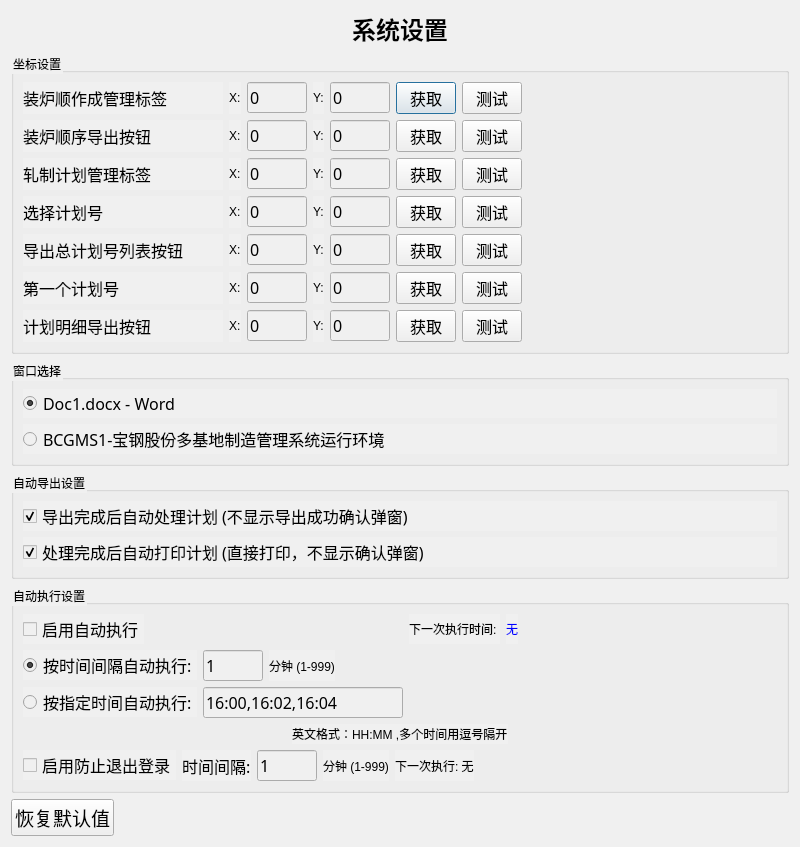
<?xml version="1.0" encoding="UTF-8"?>
<ui version="4.0">
 <class>SettingsWindow</class>
 <widget class="QDialog" name="SettingsWindow">
  <property name="geometry">
   <rect>
    <x>0</x>
    <y>0</y>
    <width>800</width>
    <height>800</height>
   </rect>
  </property>
  <property name="windowTitle">
   <string>设置</string>
  </property>
  <property name="styleSheet">
   <string>background-color: #f0f0f0;</string>
  </property>
  <layout class="QVBoxLayout" name="verticalLayout">
   <item>
    <widget class="QLabel" name="titleLabel">
     <property name="text">
      <string>系统设置</string>
     </property>
     <property name="font">
      <font>
       <family>宋体</family>
       <pointsize>18</pointsize>
       <weight>75</weight>
       <bold>true</bold>
      </font>
     </property>
     <property name="alignment">
      <set>Qt::AlignCenter</set>
     </property>
    </widget>
   </item>
   <item>
    <widget class="QGroupBox" name="coordinateGroup">
     <property name="title">
      <string>坐标设置</string>
     </property>
     <layout class="QVBoxLayout" name="verticalLayout_2">
      <item>
       <layout class="QHBoxLayout" name="horizontalLayout">
        <item>
         <widget class="QLabel" name="label">
          <property name="text">
           <string>装炉顺作成管理标签</string>
          </property>
          <property name="font">
           <font>
            <family>宋体</family>
            <pointsize>12</pointsize>
           </font>
          </property>
          <property name="minimumSize">
           <size>
            <width>200</width>
            <height>0</height>
           </size>
          </property>
         </widget>
        </item>
        <item>
         <widget class="QLabel" name="label_2">
          <property name="text">
           <string>X:</string>
          </property>
         </widget>
        </item>
        <item>
         <widget class="QLineEdit" name="mainWindowXEdit">
          <property name="font">
           <font>
            <family>宋体</family>
            <pointsize>12</pointsize>
           </font>
          </property>
          <property name="maximumSize">
           <size>
            <width>60</width>
            <height>16777215</height>
           </size>
          </property>
          <property name="text">
           <string>0</string>
          </property>
         </widget>
        </item>
        <item>
         <widget class="QLabel" name="label_3">
          <property name="text">
           <string>Y:</string>
          </property>
         </widget>
        </item>
        <item>
         <widget class="QLineEdit" name="mainWindowYEdit">
          <property name="font">
           <font>
            <family>宋体</family>
            <pointsize>12</pointsize>
           </font>
          </property>
          <property name="maximumSize">
           <size>
            <width>60</width>
            <height>16777215</height>
           </size>
          </property>
          <property name="text">
           <string>0</string>
          </property>
         </widget>
        </item>
        <item>
         <widget class="QPushButton" name="mainWindowGetBtn">
          <property name="font">
           <font>
            <family>宋体</family>
            <pointsize>12</pointsize>
           </font>
          </property>
          <property name="maximumSize">
           <size>
            <width>60</width>
            <height>16777215</height>
           </size>
          </property>
          <property name="text">
           <string>获取</string>
          </property>
         </widget>
        </item>
        <item>
         <widget class="QPushButton" name="mainWindowTestBtn">
          <property name="font">
           <font>
            <family>宋体</family>
            <pointsize>12</pointsize>
           </font>
          </property>
          <property name="maximumSize">
           <size>
            <width>60</width>
            <height>16777215</height>
           </size>
          </property>
          <property name="text">
           <string>测试</string>
          </property>
         </widget>
        </item>
        <item>
         <spacer name="horizontalSpacer">
          <property name="orientation">
           <enum>Qt::Horizontal</enum>
          </property>
          <property name="sizeHint" stdset="0">
           <size>
            <width>40</width>
            <height>20</height>
           </size>
          </property>
         </spacer>
        </item>
       </layout>
      </item>
      <item>
       <layout class="QHBoxLayout" name="horizontalLayout_2">
        <item>
         <widget class="QLabel" name="label_4">
          <property name="text">
           <string>装炉顺序导出按钮</string>
          </property>
          <property name="font">
           <font>
            <family>宋体</family>
            <pointsize>12</pointsize>
           </font>
          </property>
          <property name="minimumSize">
           <size>
            <width>200</width>
            <height>0</height>
           </size>
          </property>
         </widget>
        </item>
        <item>
         <widget class="QLabel" name="label_5">
          <property name="text">
           <string>X:</string>
          </property>
         </widget>
        </item>
        <item>
         <widget class="QLineEdit" name="furnaceWindowXEdit">
          <property name="font">
           <font>
            <family>宋体</family>
            <pointsize>12</pointsize>
           </font>
          </property>
          <property name="maximumSize">
           <size>
            <width>60</width>
            <height>16777215</height>
           </size>
          </property>
          <property name="text">
           <string>0</string>
          </property>
         </widget>
        </item>
        <item>
         <widget class="QLabel" name="label_6">
          <property name="text">
           <string>Y:</string>
          </property>
         </widget>
        </item>
        <item>
         <widget class="QLineEdit" name="furnaceWindowYEdit">
          <property name="font">
           <font>
            <family>宋体</family>
            <pointsize>12</pointsize>
           </font>
          </property>
          <property name="maximumSize">
           <size>
            <width>60</width>
            <height>16777215</height>
           </size>
          </property>
          <property name="text">
           <string>0</string>
          </property>
         </widget>
        </item>
        <item>
         <widget class="QPushButton" name="furnaceWindowGetBtn">
          <property name="font">
           <font>
            <family>宋体</family>
            <pointsize>12</pointsize>
           </font>
          </property>
          <property name="maximumSize">
           <size>
            <width>60</width>
            <height>16777215</height>
           </size>
          </property>
          <property name="text">
           <string>获取</string>
          </property>
         </widget>
        </item>
        <item>
         <widget class="QPushButton" name="furnaceWindowTestBtn">
          <property name="font">
           <font>
            <family>宋体</family>
            <pointsize>12</pointsize>
           </font>
          </property>
          <property name="maximumSize">
           <size>
            <width>60</width>
            <height>16777215</height>
           </size>
          </property>
          <property name="text">
           <string>测试</string>
          </property>
         </widget>
        </item>
        <item>
         <spacer name="horizontalSpacer_2">
          <property name="orientation">
           <enum>Qt::Horizontal</enum>
          </property>
          <property name="sizeHint" stdset="0">
           <size>
            <width>40</width>
            <height>20</height>
           </size>
          </property>
         </spacer>
        </item>
       </layout>
      </item>
      <item>
       <layout class="QHBoxLayout" name="horizontalLayout_3">
        <item>
         <widget class="QLabel" name="label_7">
          <property name="text">
           <string>轧制计划管理标签</string>
          </property>
          <property name="font">
           <font>
            <family>宋体</family>
            <pointsize>12</pointsize>
           </font>
          </property>
          <property name="minimumSize">
           <size>
            <width>200</width>
            <height>0</height>
           </size>
          </property>
         </widget>
        </item>
        <item>
         <widget class="QLabel" name="label_8">
          <property name="text">
           <string>X:</string>
          </property>
         </widget>
        </item>
        <item>
         <widget class="QLineEdit" name="planInputXEdit">
          <property name="font">
           <font>
            <family>宋体</family>
            <pointsize>12</pointsize>
           </font>
          </property>
          <property name="maximumSize">
           <size>
            <width>60</width>
            <height>16777215</height>
           </size>
          </property>
          <property name="text">
           <string>0</string>
          </property>
         </widget>
        </item>
        <item>
         <widget class="QLabel" name="label_9">
          <property name="text">
           <string>Y:</string>
          </property>
         </widget>
        </item>
        <item>
         <widget class="QLineEdit" name="planInputYEdit">
          <property name="font">
           <font>
            <family>宋体</family>
            <pointsize>12</pointsize>
           </font>
          </property>
          <property name="maximumSize">
           <size>
            <width>60</width>
            <height>16777215</height>
           </size>
          </property>
          <property name="text">
           <string>0</string>
          </property>
         </widget>
        </item>
        <item>
         <widget class="QPushButton" name="planInputGetBtn">
          <property name="font">
           <font>
            <family>宋体</family>
            <pointsize>12</pointsize>
           </font>
          </property>
          <property name="maximumSize">
           <size>
            <width>60</width>
            <height>16777215</height>
           </size>
          </property>
          <property name="text">
           <string>获取</string>
          </property>
         </widget>
        </item>
        <item>
         <widget class="QPushButton" name="planInputTestBtn">
          <property name="font">
           <font>
            <family>宋体</family>
            <pointsize>12</pointsize>
           </font>
          </property>
          <property name="maximumSize">
           <size>
            <width>60</width>
            <height>16777215</height>
           </size>
          </property>
          <property name="text">
           <string>测试</string>
          </property>
         </widget>
        </item>
        <item>
         <spacer name="horizontalSpacer_3">
          <property name="orientation">
           <enum>Qt::Horizontal</enum>
          </property>
          <property name="sizeHint" stdset="0">
           <size>
            <width>40</width>
            <height>20</height>
           </size>
          </property>
         </spacer>
        </item>
       </layout>
      </item>
      <item>
       <layout class="QHBoxLayout" name="horizontalLayout_4">
        <item>
         <widget class="QLabel" name="label_10">
          <property name="text">
           <string>选择计划号</string>
          </property>
          <property name="font">
           <font>
            <family>宋体</family>
            <pointsize>12</pointsize>
           </font>
          </property>
          <property name="minimumSize">
           <size>
            <width>200</width>
            <height>0</height>
           </size>
          </property>
         </widget>
        </item>
        <item>
         <widget class="QLabel" name="label_11">
          <property name="text">
           <string>X:</string>
          </property>
         </widget>
        </item>
        <item>
         <widget class="QLineEdit" name="queryBtnXEdit">
          <property name="font">
           <font>
            <family>宋体</family>
            <pointsize>12</pointsize>
           </font>
          </property>
          <property name="maximumSize">
           <size>
            <width>60</width>
            <height>16777215</height>
           </size>
          </property>
          <property name="text">
           <string>0</string>
          </property>
         </widget>
        </item>
        <item>
         <widget class="QLabel" name="label_12">
          <property name="text">
           <string>Y:</string>
          </property>
         </widget>
        </item>
        <item>
         <widget class="QLineEdit" name="queryBtnYEdit">
          <property name="font">
           <font>
            <family>宋体</family>
            <pointsize>12</pointsize>
           </font>
          </property>
          <property name="maximumSize">
           <size>
            <width>60</width>
            <height>16777215</height>
           </size>
          </property>
          <property name="text">
           <string>0</string>
          </property>
         </widget>
        </item>
        <item>
         <widget class="QPushButton" name="queryBtnGetBtn">
          <property name="font">
           <font>
            <family>宋体</family>
            <pointsize>12</pointsize>
           </font>
          </property>
          <property name="maximumSize">
           <size>
            <width>60</width>
            <height>16777215</height>
           </size>
          </property>
          <property name="text">
           <string>获取</string>
          </property>
         </widget>
        </item>
        <item>
         <widget class="QPushButton" name="queryBtnTestBtn">
          <property name="font">
           <font>
            <family>宋体</family>
            <pointsize>12</pointsize>
           </font>
          </property>
          <property name="maximumSize">
           <size>
            <width>60</width>
            <height>16777215</height>
           </size>
          </property>
          <property name="text">
           <string>测试</string>
          </property>
         </widget>
        </item>
        <item>
         <spacer name="horizontalSpacer_4">
          <property name="orientation">
           <enum>Qt::Horizontal</enum>
          </property>
          <property name="sizeHint" stdset="0">
           <size>
            <width>40</width>
            <height>20</height>
           </size>
          </property>
         </spacer>
        </item>
       </layout>
      </item>
      <item>
       <layout class="QHBoxLayout" name="horizontalLayout_5">
        <item>
         <widget class="QLabel" name="label_13">
          <property name="text">
           <string>导出总计划号列表按钮</string>
          </property>
          <property name="font">
           <font>
            <family>宋体</family>
            <pointsize>12</pointsize>
           </font>
          </property>
          <property name="minimumSize">
           <size>
            <width>200</width>
            <height>0</height>
           </size>
          </property>
         </widget>
        </item>
        <item>
         <widget class="QLabel" name="label_14">
          <property name="text">
           <string>X:</string>
          </property>
         </widget>
        </item>
        <item>
         <widget class="QLineEdit" name="exportBtnXEdit">
          <property name="font">
           <font>
            <family>宋体</family>
            <pointsize>12</pointsize>
           </font>
          </property>
          <property name="maximumSize">
           <size>
            <width>60</width>
            <height>16777215</height>
           </size>
          </property>
          <property name="text">
           <string>0</string>
          </property>
         </widget>
        </item>
        <item>
         <widget class="QLabel" name="label_15">
          <property name="text">
           <string>Y:</string>
          </property>
         </widget>
        </item>
        <item>
         <widget class="QLineEdit" name="exportBtnYEdit">
          <property name="font">
           <font>
            <family>宋体</family>
            <pointsize>12</pointsize>
           </font>
          </property>
          <property name="maximumSize">
           <size>
            <width>60</width>
            <height>16777215</height>
           </size>
          </property>
          <property name="text">
           <string>0</string>
          </property>
         </widget>
        </item>
        <item>
         <widget class="QPushButton" name="exportBtnGetBtn">
          <property name="font">
           <font>
            <family>宋体</family>
            <pointsize>12</pointsize>
           </font>
          </property>
          <property name="maximumSize">
           <size>
            <width>60</width>
            <height>16777215</height>
           </size>
          </property>
          <property name="text">
           <string>获取</string>
          </property>
         </widget>
        </item>
        <item>
         <widget class="QPushButton" name="exportBtnTestBtn">
          <property name="font">
           <font>
            <family>宋体</family>
            <pointsize>12</pointsize>
           </font>
          </property>
          <property name="maximumSize">
           <size>
            <width>60</width>
            <height>16777215</height>
           </size>
          </property>
          <property name="text">
           <string>测试</string>
          </property>
         </widget>
        </item>
        <item>
         <spacer name="horizontalSpacer_5">
          <property name="orientation">
           <enum>Qt::Horizontal</enum>
          </property>
          <property name="sizeHint" stdset="0">
           <size>
            <width>40</width>
            <height>20</height>
           </size>
          </property>
         </spacer>
        </item>
       </layout>
      </item>
      <item>
       <layout class="QHBoxLayout" name="horizontalLayout_6">
        <item>
         <widget class="QLabel" name="label_16">
          <property name="text">
           <string>第一个计划号</string>
          </property>
          <property name="font">
           <font>
            <family>宋体</family>
            <pointsize>12</pointsize>
           </font>
          </property>
          <property name="minimumSize">
           <size>
            <width>200</width>
            <height>0</height>
           </size>
          </property>
         </widget>
        </item>
        <item>
         <widget class="QLabel" name="label_17">
          <property name="text">
           <string>X:</string>
          </property>
         </widget>
        </item>
        <item>
         <widget class="QLineEdit" name="closeBtnXEdit">
          <property name="font">
           <font>
            <family>宋体</family>
            <pointsize>12</pointsize>
           </font>
          </property>
          <property name="maximumSize">
           <size>
            <width>60</width>
            <height>16777215</height>
           </size>
          </property>
          <property name="text">
           <string>0</string>
          </property>
         </widget>
        </item>
        <item>
         <widget class="QLabel" name="label_18">
          <property name="text">
           <string>Y:</string>
          </property>
         </widget>
        </item>
        <item>
         <widget class="QLineEdit" name="closeBtnYEdit">
          <property name="font">
           <font>
            <family>宋体</family>
            <pointsize>12</pointsize>
           </font>
          </property>
          <property name="maximumSize">
           <size>
            <width>60</width>
            <height>16777215</height>
           </size>
          </property>
          <property name="text">
           <string>0</string>
          </property>
         </widget>
        </item>
        <item>
         <widget class="QPushButton" name="closeBtnGetBtn">
          <property name="font">
           <font>
            <family>宋体</family>
            <pointsize>12</pointsize>
           </font>
          </property>
          <property name="maximumSize">
           <size>
            <width>60</width>
            <height>16777215</height>
           </size>
          </property>
          <property name="text">
           <string>获取</string>
          </property>
         </widget>
        </item>
        <item>
         <widget class="QPushButton" name="closeBtnTestBtn">
          <property name="font">
           <font>
            <family>宋体</family>
            <pointsize>12</pointsize>
           </font>
          </property>
          <property name="maximumSize">
           <size>
            <width>60</width>
            <height>16777215</height>
           </size>
          </property>
          <property name="text">
           <string>测试</string>
          </property>
         </widget>
        </item>
        <item>
         <spacer name="horizontalSpacer_6">
          <property name="orientation">
           <enum>Qt::Horizontal</enum>
          </property>
          <property name="sizeHint" stdset="0">
           <size>
            <width>40</width>
            <height>20</height>
           </size>
          </property>
         </spacer>
        </item>
       </layout>
      </item>
      <item>
       <layout class="QHBoxLayout" name="horizontalLayout_7">
        <item>
         <widget class="QLabel" name="label_19">
          <property name="text">
           <string>计划明细导出按钮</string>
          </property>
          <property name="font">
           <font>
            <family>宋体</family>
            <pointsize>12</pointsize>
           </font>
          </property>
          <property name="minimumSize">
           <size>
            <width>200</width>
            <height>0</height>
           </size>
          </property>
         </widget>
        </item>
        <item>
         <widget class="QLabel" name="label_20">
          <property name="text">
           <string>X:</string>
          </property>
         </widget>
        </item>
        <item>
         <widget class="QLineEdit" name="detailExportBtnXEdit">
          <property name="font">
           <font>
            <family>宋体</family>
            <pointsize>12</pointsize>
           </font>
          </property>
          <property name="maximumSize">
           <size>
            <width>60</width>
            <height>16777215</height>
           </size>
          </property>
          <property name="text">
           <string>0</string>
          </property>
         </widget>
        </item>
        <item>
         <widget class="QLabel" name="label_21">
          <property name="text">
           <string>Y:</string>
          </property>
         </widget>
        </item>
        <item>
         <widget class="QLineEdit" name="detailExportBtnYEdit">
          <property name="font">
           <font>
            <family>宋体</family>
            <pointsize>12</pointsize>
           </font>
          </property>
          <property name="maximumSize">
           <size>
            <width>60</width>
            <height>16777215</height>
           </size>
          </property>
          <property name="text">
           <string>0</string>
          </property>
         </widget>
        </item>
        <item>
         <widget class="QPushButton" name="detailExportBtnGetBtn">
          <property name="font">
           <font>
            <family>宋体</family>
            <pointsize>12</pointsize>
           </font>
          </property>
          <property name="maximumSize">
           <size>
            <width>60</width>
            <height>16777215</height>
           </size>
          </property>
          <property name="text">
           <string>获取</string>
          </property>
         </widget>
        </item>
        <item>
         <widget class="QPushButton" name="detailExportBtnTestBtn">
          <property name="font">
           <font>
            <family>宋体</family>
            <pointsize>12</pointsize>
           </font>
          </property>
          <property name="maximumSize">
           <size>
            <width>60</width>
            <height>16777215</height>
           </size>
          </property>
          <property name="text">
           <string>测试</string>
          </property>
         </widget>
        </item>
        <item>
         <spacer name="horizontalSpacer_7">
          <property name="orientation">
           <enum>Qt::Horizontal</enum>
          </property>
          <property name="sizeHint" stdset="0">
           <size>
            <width>40</width>
            <height>20</height>
           </size>
          </property>
         </spacer>
        </item>
       </layout>
      </item>
     </layout>
    </widget>
   </item>
   <item>
    <widget class="QGroupBox" name="windowGroup">
     <property name="title">
      <string>窗口选择</string>
     </property>
     <layout class="QVBoxLayout" name="verticalLayout_3">
      <item>
       <widget class="QRadioButton" name="windowRadio1">
        <property name="font">
         <font>
          <family>宋体</family>
          <pointsize>12</pointsize>
         </font>
        </property>
        <property name="text">
         <string>Doc1.docx - Word</string>
        </property>
        <property name="checked">
         <bool>true</bool>
        </property>
       </widget>
      </item>
      <item>
       <widget class="QRadioButton" name="windowRadio2">
        <property name="font">
         <font>
          <family>宋体</family>
          <pointsize>12</pointsize>
         </font>
        </property>
        <property name="text">
         <string>BCGMS1-宝钢股份多基地制造管理系统运行环境</string>
        </property>
       </widget>
      </item>
     </layout>
    </widget>
   </item>
   <item>
    <widget class="QGroupBox" name="autoExportGroup">
     <property name="title">
      <string>自动导出设置</string>
     </property>
     <layout class="QVBoxLayout" name="verticalLayout_4">
      <item>
       <widget class="QCheckBox" name="autoProcessCheckBox">
        <property name="font">
         <font>
          <family>宋体</family>
          <pointsize>12</pointsize>
         </font>
        </property>
        <property name="text">
         <string>导出完成后自动处理计划 (不显示导出成功确认弹窗)</string>
        </property>
        <property name="checked">
         <bool>true</bool>
        </property>
       </widget>
      </item>
      <item>
       <widget class="QCheckBox" name="autoPrintCheckBox">
        <property name="font">
         <font>
          <family>宋体</family>
          <pointsize>12</pointsize>
         </font>
        </property>
        <property name="text">
         <string>处理完成后自动打印计划 (直接打印，不显示确认弹窗)</string>
        </property>
        <property name="checked">
         <bool>true</bool>
        </property>
       </widget>
      </item>
     </layout>
    </widget>
   </item>
   <item>
    <widget class="QGroupBox" name="autoExecGroup">
     <property name="title">
      <string>自动执行设置</string>
     </property>
     <layout class="QVBoxLayout" name="verticalLayout_5">
      <item>
       <layout class="QHBoxLayout" name="horizontalLayout_auto_exec">
        <item>
         <widget class="QCheckBox" name="autoExecCheckBox">
          <property name="font">
           <font>
            <family>宋体</family>
            <pointsize>12</pointsize>
           </font>
          </property>
          <property name="text">
           <string>启用自动执行</string>
          </property>
         </widget>
        </item>
        <item>
         <spacer name="horizontalSpacer_auto_exec">
          <property name="orientation">
           <enum>Qt::Horizontal</enum>
          </property>
          <property name="sizeHint" stdset="0">
           <size>
            <width>40</width>
            <height>20</height>
           </size>
          </property>
         </spacer>
        </item>
        <item>
         <widget class="QLabel" name="label_25">
          <property name="text">
           <string>下一次执行时间: </string>
          </property>
         </widget>
        </item>
        <item>
         <widget class="QLabel" name="nextExecTimeLabel">
          <property name="text">
           <string>无</string>
          </property>
          <property name="styleSheet">
           <string>color: blue;</string>
          </property>
         </widget>
        </item>
        <item>
         <spacer name="horizontalSpacer_auto_exec_right">
          <property name="orientation">
           <enum>Qt::Horizontal</enum>
          </property>
          <property name="sizeHint" stdset="0">
           <size>
            <width>40</width>
            <height>20</height>
           </size>
          </property>
         </spacer>
        </item>
       </layout>
      </item>
      <item>
       <layout class="QHBoxLayout" name="horizontalLayout_interval">
        <item>
         <widget class="QRadioButton" name="intervalModeRadio">
          <property name="font">
           <font>
            <family>宋体</family>
            <pointsize>12</pointsize>
           </font>
          </property>
          <property name="text">
           <string>按时间间隔自动执行:</string>
          </property>
          <property name="checked">
           <bool>true</bool>
          </property>
         </widget>
        </item>
        <item>
         <widget class="QLineEdit" name="intervalMinutesEdit">
          <property name="font">
           <font>
            <family>宋体</family>
            <pointsize>12</pointsize>
           </font>
          </property>
          <property name="maximumSize">
           <size>
            <width>60</width>
            <height>16777215</height>
           </size>
          </property>
          <property name="text">
           <string>1</string>
          </property>
         </widget>
        </item>
        <item>
         <widget class="QLabel" name="label_22">
          <property name="text">
           <string>分钟 (1-999)</string>
          </property>
         </widget>
        </item>
        <item>
         <spacer name="horizontalSpacer_interval">
          <property name="orientation">
           <enum>Qt::Horizontal</enum>
          </property>
          <property name="sizeHint" stdset="0">
           <size>
            <width>40</width>
            <height>20</height>
           </size>
          </property>
         </spacer>
        </item>
       </layout>
      </item>
      <item>
       <layout class="QHBoxLayout" name="horizontalLayout_time">
        <item>
         <widget class="QRadioButton" name="timeModeRadio">
          <property name="font">
           <font>
            <family>宋体</family>
            <pointsize>12</pointsize>
           </font>
          </property>
          <property name="text">
           <string>按指定时间自动执行:</string>
          </property>
         </widget>
        </item>
        <item>
         <widget class="QLineEdit" name="timeEdit">
          <property name="font">
           <font>
            <family>宋体</family>
            <pointsize>12</pointsize>
           </font>
          </property>
          <property name="maximumSize">
           <size>
            <width>200</width>
            <height>16777215</height>
           </size>
          </property>
          <property name="text">
           <string>16:00,16:02,16:04</string>
          </property>
         </widget>
        </item>
        <item>
         <spacer name="horizontalSpacer_time">
          <property name="orientation">
           <enum>Qt::Horizontal</enum>
          </property>
          <property name="sizeHint" stdset="0">
           <size>
            <width>40</width>
            <height>20</height>
           </size>
          </property>
         </spacer>
        </item>
       </layout>
      </item>
      <item>
       <layout class="QHBoxLayout" name="horizontalLayout_time_hint">
        <item>
         <spacer name="horizontalSpacer_time_hint">
          <property name="orientation">
           <enum>Qt::Horizontal</enum>
          </property>
          <property name="sizeHint" stdset="0">
           <size>
            <width>120</width>
            <height>20</height>
           </size>
          </property>
         </spacer>
        </item>
        <item>
         <widget class="QLabel" name="label_23">
          <property name="text">
           <string>英文格式：HH:MM ,多个时间用逗号隔开</string>
          </property>
         </widget>
        </item>
        <item>
         <spacer name="horizontalSpacer_time_hint_right">
          <property name="orientation">
           <enum>Qt::Horizontal</enum>
          </property>
          <property name="sizeHint" stdset="0">
           <size>
            <width>40</width>
            <height>20</height>
           </size>
          </property>
         </spacer>
        </item>
       </layout>
      </item>

      <item>
       <layout class="QHBoxLayout" name="horizontalLayout_7">
        <item>
         <widget class="QCheckBox" name="antiLogoutCheckBox">
          <property name="font">
           <font>
            <family>宋体</family>
            <pointsize>12</pointsize>
           </font>
          </property>
          <property name="text">
           <string>启用防止退出登录</string>
          </property>
         </widget>
        </item>
        <item>
         <widget class="QLabel" name="label_19">
          <property name="text">
           <string>时间间隔:</string>
          </property>
          <property name="font">
           <font>
            <family>宋体</family>
            <pointsize>12</pointsize>
           </font>
          </property>
         </widget>
        </item>
        <item>
         <widget class="QLineEdit" name="intervalEdit">
          <property name="font">
           <font>
            <family>宋体</family>
            <pointsize>12</pointsize>
           </font>
          </property>
          <property name="maximumSize">
           <size>
            <width>60</width>
            <height>16777215</height>
           </size>
          </property>
          <property name="text">
           <string>1</string>
          </property>
         </widget>
        </item>
        <item>
         <widget class="QLabel" name="label_20">
          <property name="text">
           <string>分钟 (1-999)</string>
          </property>
         </widget>
        </item>
        <item>
         <widget class="QLabel" name="label_21">
          <property name="text">
           <string>下一次执行: 无</string>
          </property>
         </widget>
        </item>
        <item>
         <spacer name="horizontalSpacer_7">
          <property name="orientation">
           <enum>Qt::Horizontal</enum>
          </property>
          <property name="sizeHint" stdset="0">
           <size>
            <width>40</width>
            <height>20</height>
           </size>
          </property>
         </spacer>
        </item>
       </layout>
      </item>

     </layout>
    </widget>
   </item>
   <item>
    <layout class="QHBoxLayout" name="horizontalLayout_13">
     <item>
      <widget class="QPushButton" name="restoreDefaultsBtn">
       <property name="font">
        <font>
         <family>宋体</family>
         <pointsize>14</pointsize>
        </font>
       </property>
       <property name="text">
        <string>恢复默认值</string>
       </property>
      </widget>
     </item>
     <item>
      <spacer name="horizontalSpacer_18">
       <property name="orientation">
        <enum>Qt::Horizontal</enum>
       </property>
       <property name="sizeHint" stdset="0">
        <size>
         <width>40</width>
         <height>20</height>
        </size>
       </property>
      </spacer>
     </item>
    </layout>
   </item>
  </layout>
 </widget>
 <resources/>
 <connections>
</connections>
</ui>
